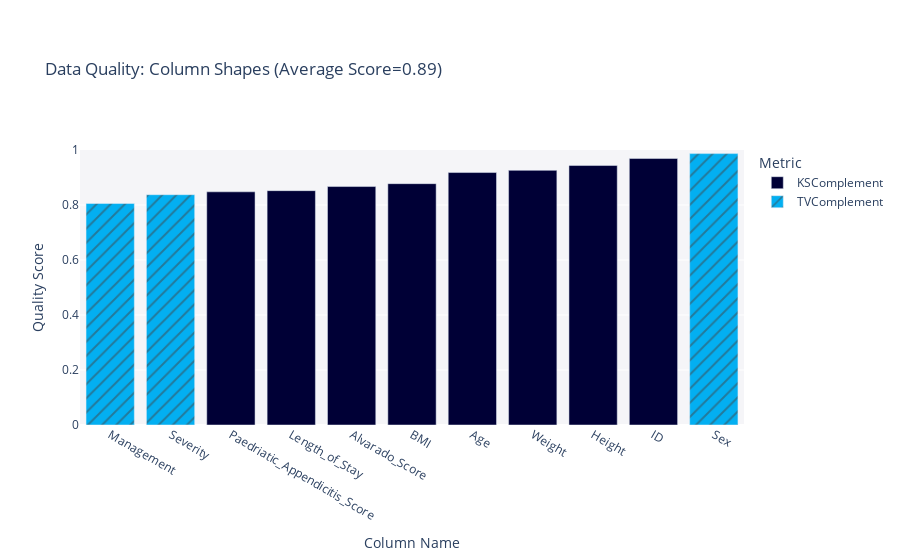

The code cell stored with this chart in its notebook:
### Code cell
fig = quality_report.get_visualization('Column Shapes')
fig.show()
fig.write_image(file = f"pages/evaluation/{folder_name}/images/col_shapes.png")

### Figure 1 — Plotly figure (JSON) as saved in the notebook; plotly's stock layout.template omitted (floating-point values rounded to 4 significant figures)
{"data": [{"alignmentgroup": "True", "customdata": [["KSComplement"], ["KSComplement"], ["KSComplement"], ["KSComplement"], ["KSComplement"], ["KSComplement"], ["KSComplement"], ["KSComplement"]], "hovertemplate": "<b>%{hovertext}</b><br><br>Metric=%{customdata[0]}<br>Quality Score=%{y}<extra></extra>", "hovertext": ["ID", "Age", "BMI", "Height", "Weight", "Length_of_Stay", "Alvarado_Score", "Paedriatic_Appendicitis_Score"], "legendgroup": "KSComplement", "marker": {"color": "#000036", "pattern": {"shape": ""}}, "name": "KSComplement", "offsetgroup": "KSComplement", "orientation": "v", "showlegend": true, "textposition": "auto", "type": "bar", "x": ["ID", "Age", "BMI", "Height", "Weight", "Length_of_Stay", "Alvarado_Score", "Paedriatic_Appendicitis_Score"], "xaxis": "x", "y": [0.9693, 0.9181, 0.8776, 0.9436, 0.926, 0.8522, 0.8671, 0.8479], "yaxis": "y"}, {"alignmentgroup": "True", "customdata": [["TVComplement"], ["TVComplement"], ["TVComplement"]], "hovertemplate": "<b>%{hovertext}</b><br><br>Metric=%{customdata[0]}<br>Quality Score=%{y}<extra></extra>", "hovertext": ["Sex", "Management", "Severity"], "legendgroup": "TVComplement", "marker": {"color": "#03AFF1", "pattern": {"shape": "/"}}, "name": "TVComplement", "offsetgroup": "TVComplement", "orientation": "v", "showlegend": true, "textposition": "auto", "type": "bar", "x": ["Sex", "Management", "Severity"], "xaxis": "x", "y": [0.9869, 0.8054, 0.8375], "yaxis": "y"}], "layout": {"barmode": "relative", "legend": {"title": {"text": "Metric"}, "tracegroupgap": 0}, "margin": {"t": 150}, "plot_bgcolor": "#F5F5F8", "title": {"text": "Data Quality: Column Shapes (Average Score=0.89)"}, "xaxis": {"anchor": "y", "categoryorder": "total ascending", "domain": [0, 1], "title": {"text": "Column Name"}}, "yaxis": {"anchor": "x", "domain": [0, 1], "range": [0, 1], "title": {"text": "Quality Score"}}}}
